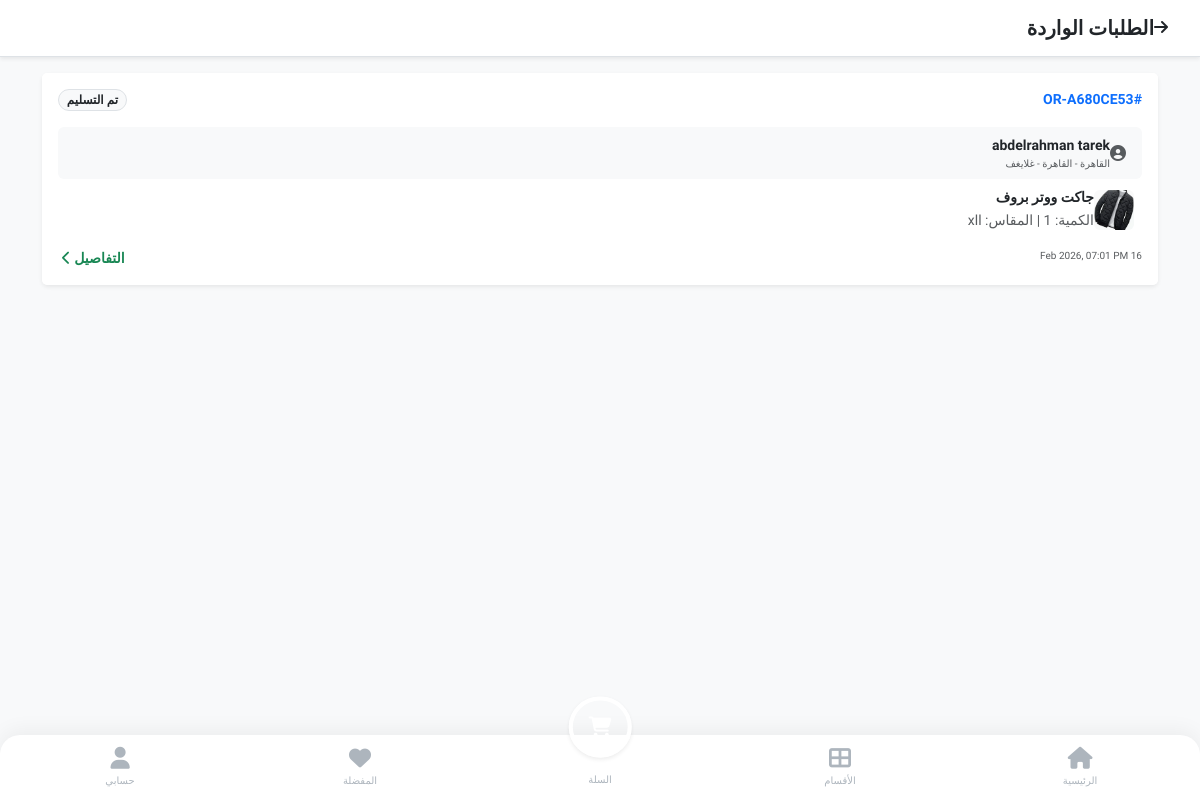
The page /merchant/orders/ (signed in) on the database as committed earlier.
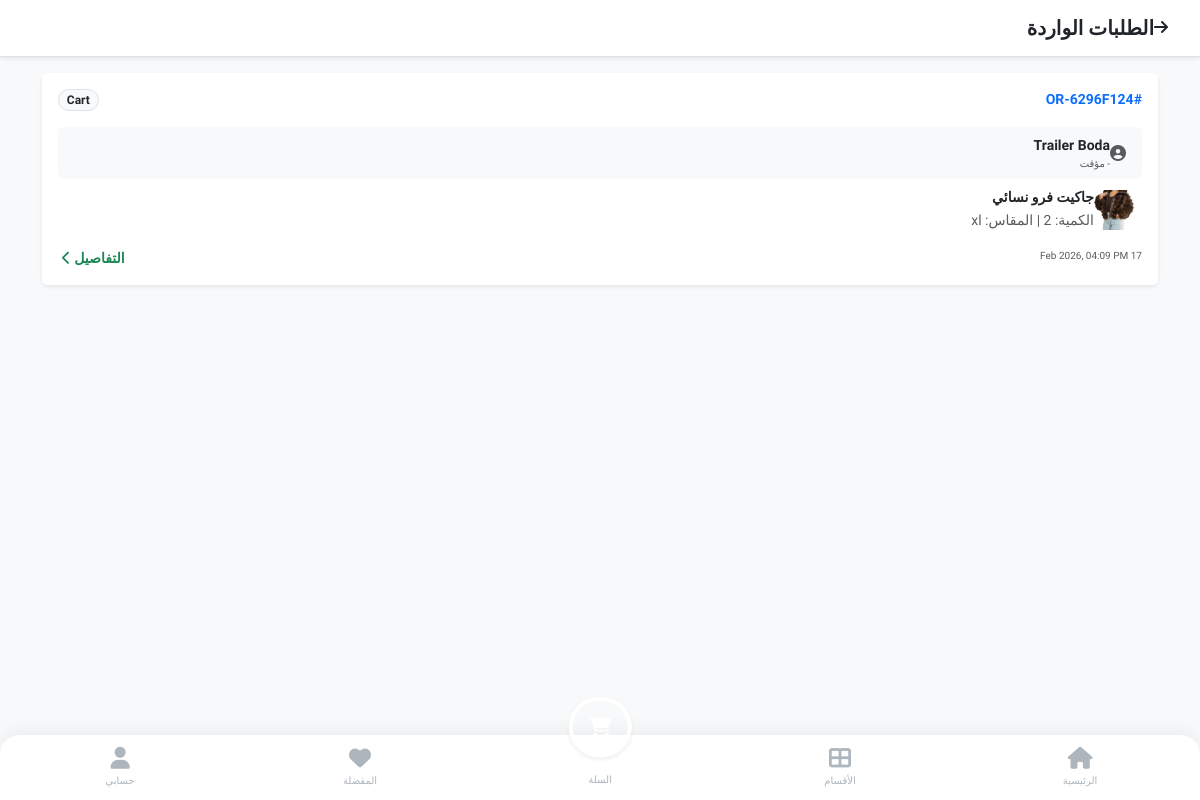
The same page on the database as committed later.
### store/models.py (models this page shows, shortened)
class OrderItem(models.Model):
    order = models.ForeignKey(Order, on_delete=models.CASCADE, related_name='items')
    product_size = models.ForeignKey(ProductSize, on_delete=models.PROTECT, verbose_name="المنتج (المقاس)")
    quantity = models.PositiveIntegerField(default=1, verbose_name="الكمية")
    commission = models.DecimalField(max_digits=10, decimal_places=2, default=0.00, verbose_name="عمولة المنصة")
    price_at_purchase = models.DecimalField(max_digits=10, decimal_places=2, verbose_name="السعر وقت الشراء", blank=True, null=True)
    merchant = models.ForeignKey(MerchantProfile, on_delete=models.PROTECT, verbose_name="التاجر", blank=True, null=True)

class Order(models.Model):
    class Status(models.TextChoices):
        CART = "CART",
        WAITING_PAYMENT = "WAITING_PAYMENT", "بانتظار الدفع" # <--- جديد
        PENDING = "PENDING", "قيد الانتظار"
        APPROVED = "APPROVED", "تم التأكيد"
        SHIPPED = "SHIPPED", "تم الشحن"
        DELIVERED = "DELIVERED", "تم التسليم"
        RETURNED = "RETURNED", "مرتجع"
        CANCELLED = "CANCELLED", "ملغي"
    order_id = models.CharField(max_length=20, unique=True, editable=False, verbose_name="رقم الطلب")
    customer = models.ForeignKey(settings.AUTH_USER_MODEL, on_delete=models.PROTECT, related_name='orders', verbose_name="العميل")
    is_confirmed_by_customer = models.BooleanField(null=True, blank=True, verbose_name="تأكيد العميل")
    rejection_reason = models.TextField(blank=True, null=True, verbose_name="سبب الرفض")
    rating = models.PositiveIntegerField(default=0, verbose_name="التقييم (1-5)")
    merchant = models.ForeignKey(MerchantProfile, on_delete=models.PROTECT, null=True, blank=True, related_name='merchant_orders')    # تفاصيل العنوان (يتم حفظها كنص لضمان عدم تغيرها في السجلات التاريخية)
    shipping_address = models.TextField(verbose_name="عنوان الشحن")
    shipping_phone = models.CharField(max_length=15, verbose_name="رقم التواصل")
    total_products_price = models.DecimalField(max_digits=10, decimal_places=2, default=0, verbose_name="إجمالي المنتجات")
    shipping_cost = models.DecimalField(max_digits=10, decimal_places=2, default=0, verbose_name="تكلفة الشحن")
    platform_fees = models.DecimalField(max_digits=10, decimal_places=2, default=0, verbose_name="رسوم المنصة") # 3 EGP + 2.75%
    final_total = models.DecimalField(max_digits=10, decimal_places=2, default=0, verbose_name="الإجمالي النهائي")
    status = models.CharField(max_length=20, choices=Status.choices, default=Status.PENDING, verbose_name="حالة الطلب")
    created_at = models.DateTimeField(auto_now_add=True, verbose_name="تاريخ الطلب")
    governorate = models.ForeignKey(Governorate, on_delete=models.SET_NULL, null=True, blank=True, verbose_name="المحافظة")
    is_first_order = models.BooleanField(default=False, verbose_name="أول طلب (شحن مجاني)")

class Governorate(models.Model):
    name = models.CharField(max_length=50, unique=True, verbose_name="اسم المحافظة")

class ProductSize(models.Model):
    product = models.ForeignKey(Product, on_delete=models.CASCADE, related_name='variations') # غيرنا الاسم لـ variations ليكون أدق
    size_label = models.CharField(max_length=10, verbose_name="المقاس") # S, M, L
    color_label = models.CharField(max_length=30, verbose_name="اللون", default="Standard") # أحمر، أزرق
    stock_quantity = models.PositiveIntegerField(default=0, verbose_name="الكمية المتاحة")

class Product(models.Model):
    category = models.ForeignKey(Category, on_delete=models.SET_NULL, null=True, blank=True, related_name='products', verbose_name="القسم")
    merchant = models.ForeignKey(MerchantProfile, on_delete=models.CASCADE, related_name='products')
    name = models.CharField(max_length=200, verbose_name="اسم المنتج")
    description = models.TextField(verbose_name="وصف المنتج")
    base_price = models.DecimalField(max_digits=10, decimal_places=2, verbose_name="السعر الأساسي")
    image = models.ImageField(upload_to='products/', verbose_name="صورة المنتج الرئيسية")
    shipping_fee = models.DecimalField(max_digits=10, decimal_places=2, default=0, verbose_name="مصاريف الشحن")
    is_active = models.BooleanField(default=False, verbose_name="مفعل (موافقة المشرف)")
    created_at = models.DateTimeField(auto_now_add=True)
    admin_commission = models.DecimalField(max_digits=10, decimal_places=2, default=0.00, verbose_name="عمولة المنصة")

### accounts/models.py (models this page shows, shortened)
class User(AbstractUser):
    class Role(models.TextChoices):
        CUSTOMER = "CUSTOMER", "عميل"
        MERCHANT = "MERCHANT", "تاجر"
        OWNER = "OWNER", "Owner (مالك)"
        ADMIN_LVL2 = "ADMIN_LVL2", "مشرف درجة ثانية"
        ADMIN_LVL3 = "ADMIN_LVL3", "مشرف درجة ثالثة (خدمة عملاء)"
    role = models.CharField(max_length=20, choices=Role.choices, default=Role.CUSTOMER)
    phone_primary = models.CharField(max_length=15, unique=True, verbose_name="رقم الهاتف الأساسي")
    phone_secondary = models.CharField(max_length=15, blank=True, null=True, verbose_name="رقم هاتف احتياطي")
    device_id = models.CharField(max_length=255, blank=True, null=True, help_text="لمنع تكرار الحسابات من نفس الجهاز")
    is_banned = models.BooleanField(default=False, verbose_name="محظور")

### merchant_panel/views.py (the view)
# urls.py: path('orders/', views.merchant_orders, name='merchant_orders'),
@login_required
def merchant_orders(request):
    if not is_merchant(request.user):
        return redirect('home')
    items = OrderItem.objects.filter(product_size__product__merchant=request.user.merchant_profile).order_by('-id')
    return render(request, 'merchant/orders.html', {'items': items})

### merchant_panel/views.py (called while the page is built)
def is_merchant(user):
    return user.role == User.Role.MERCHANT and hasattr(user, 'merchant_profile') and user.merchant_profile.is_approved

### store/context_processors.py (called while the page is built)
def site_settings(request):
    settings = SiteSetting.objects.first()
    return {'site_settings': settings}

### templates/merchant/orders.html
{% extends 'base.html' %}
{% block content %}
<div class="bg-white p-3 border-bottom shadow-sm d-flex align-items-center mb-3 sticky-top">
    <a href="{% url 'merchant_dashboard' %}" class="text-dark me-3"><i class="fas fa-arrow-right"></i></a>
    <h5 class="m-0 fw-bold">الطلبات الواردة</h5>
</div>
<div class="container pb-5">
    {% for item in items %}
    <a href="{% url 'merchant_order_detail' item.order.order_id %}" class="text-decoration-none text-dark">
        <div class="card border-0 shadow-sm mb-3">
            <div class="card-header bg-white border-0 d-flex justify-content-between pt-3 pb-0">
                <span class="fw-bold text-primary small">#{{ item.order.order_id }}</span>
                {% if item.order.status == 'PENDING' %}
                    <span class="badge bg-warning text-dark border rounded-pill">جديد</span>
                {% elif item.order.status == 'APPROVED' %}
                    <span class="badge bg-info text-dark border rounded-pill">تم التأكيد</span>
                {% else %}
                    <span class="badge bg-light text-dark border rounded-pill">{{ item.order.get_status_display }}</span>
                {% endif %}
            </div>
            <div class="card-body">
                <div class="d-flex align-items-center mb-2 bg-light p-2 rounded">
                    <i class="fas fa-user-circle text-muted me-2"></i>
                    <div>
                        <span class="d-block fw-bold small">{{ item.order.customer.first_name }} {{ item.order.customer.last_name }}</span>
                        <span class="d-block text-muted" style="font-size: 10px;">
                            {{ item.order.governorate.name }} - {{ item.order.shipping_address|truncatechars:20 }}
                        </span>
                    </div>
                </div>
                <div class="d-flex align-items-center">
                    <img src="{{ item.product_size.product.image.url }}" class="rounded me-2" style="width: 40px; height: 40px; object-fit: cover;">
                    <div>
                        <p class="mb-0 small fw-bold">{{ item.product_size.product.name }}</p>
                        <small class="text-muted">الكمية: {{ item.quantity }} | المقاس: {{ item.product_size.size_label }}</small>
                    </div>
                </div>
            </div>
            <div class="card-footer bg-white border-0 pt-0 pb-3 d-flex justify-content-between">
                <small class="text-muted" style="font-size: 10px;">{{ item.order.created_at|date:"d M Y, h:i A" }}</small>
                <small class="fw-bold text-success">التفاصيل <i class="fas fa-chevron-left ms-1"></i></small>
            </div>
        </div>
    </a>
    {% empty %}
    <div class="text-center py-5">
        <i class="fas fa-clipboard-list fa-3x text-muted opacity-25 mb-3"></i>
        <p class="text-muted">لا توجد طلبات جديدة.</p>
    </div>
    {% endfor %}
</div>
{% endblock %}

Rows that differ between the two databases and show on the page:
removed OrderItem: order.order_id "OR-A680CE53", order.status "تم التسليم", order.customer.first_name "abdelrahman", order.customer.last_name "tarek", order.governorate.name "القاهرة", order.shipping_address "القاهرة - غلايغف", product_size.product.image (picture), product_size.product.name "جاكت ووتر بروف", product_size.size_label "xll", order.created_at "16 Feb 2026, 07:01 PM"
added OrderItem: order.order_id "OR-6296F124", order.status "Cart", order.customer.first_name "Trailer", order.customer.last_name "Boda", order.shipping_address "مؤقت", product_size.product.image (picture), product_size.product.name "جاكيت فرو نسائي", product_size.size_label "xl", order.created_at "17 Feb 2026, 04:09 PM"
